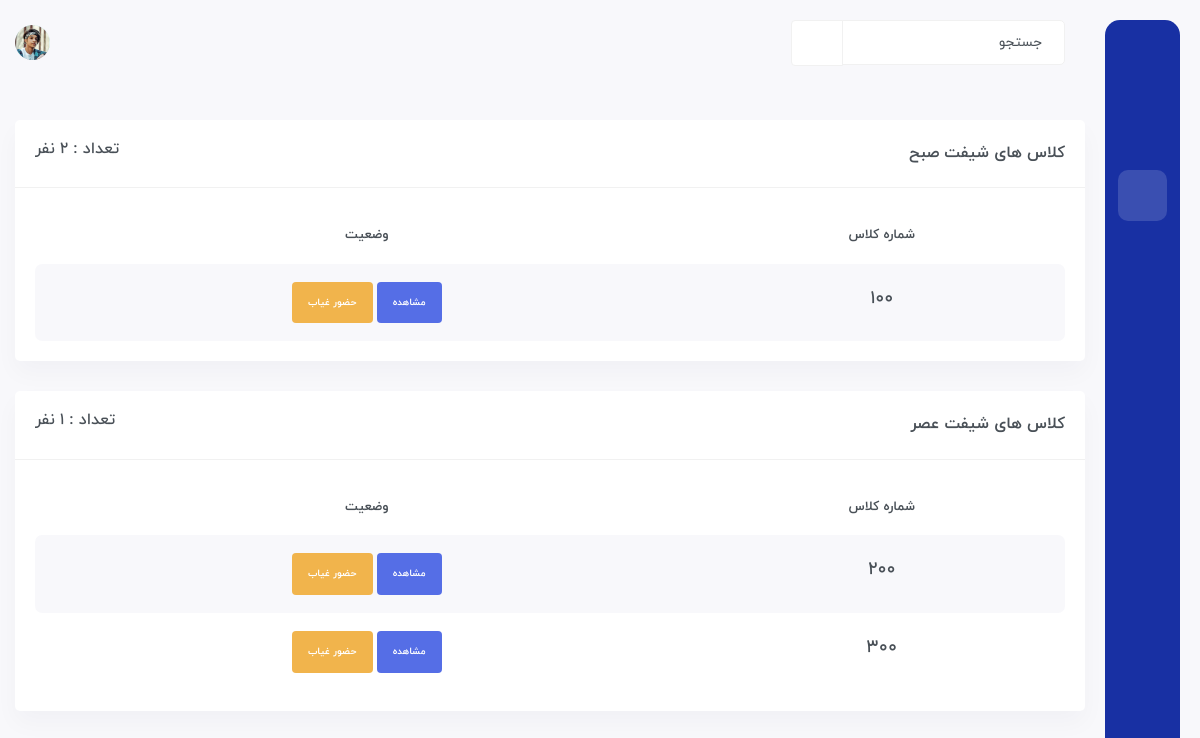
Before: / (signed in) with the older database file.
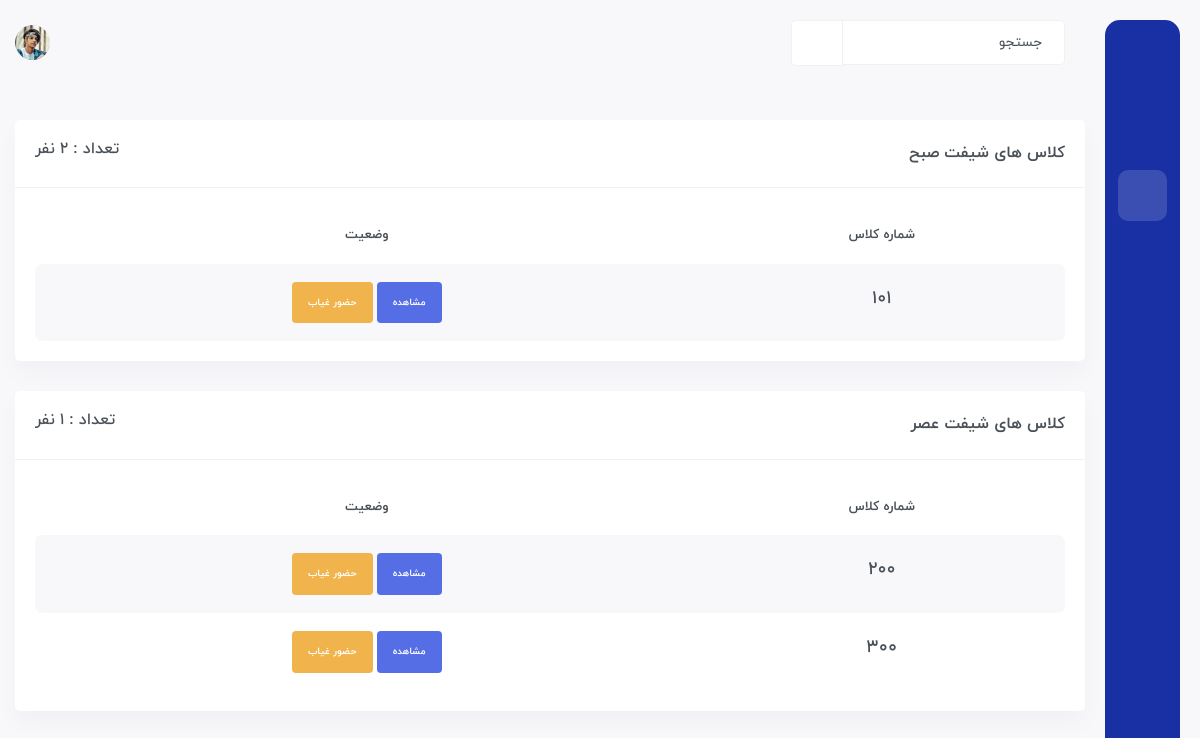
After: the same page with the newer database file.
### Student/models.py (models this page shows, shortened)
class Class(models.Model):
    number = models.IntegerField()
    shift = models.CharField(choices=SHIFT, max_length=3)
    def get_absolute_url(self):
        return reverse('student:class-room', args=[self.number, self.shift])

### Student/views.py (the view)
class IndexView(LoginRequiredMixin, generic.View):
    login_url = 'account:login'
    def get(self, request):
        class_room = models.Class.objects.all()
        class_room_m = models.Class.objects.filter(shift='صبح').all()
        class_room_e = models.Class.objects.filter(shift='عصر').all()
        student_e = models.Student.objects.filter(class_id__shift='عصر').count()
        student_m = models.Student.objects.filter(class_id__shift='صبح').count()
        c = {
            'class_room': class_room,
            'class_room_m': class_room_m,
            'class_room_e': class_room_e,
            'student_m': student_m,
            'student_e': student_e
        }
        return render(request, 'home.html', c)

### templates/home.html
{% extends 'base.html' %}
{% load static %}
{% block body %}
	<div id="main-wrapper">
	    <div class="content-body">
		<div class="container">
		    <div class="row">
			<div class="col-xxl-6">
			    <div class="card">
				<div class="card-header align-items-center">
				    <h4 class="card-title">کلاس های شیفت صبح</h4>
				    <h5 class="text-left">تعداد : {{ student_m }} نفر</h5>
				</div>
				<div class="card-body">
				    <div class="table-responsive">
					<table class="table table-striped responsive-table text-center">
					    <thead>
						<tr>
						    <th>شماره کلاس</th>
						    <th>وضعیت</th>
						</tr>
					    </thead>
					    <tbody>
							{% for c in class_room_m %}
								<tr>
									<td>
									<h4>{{ c.number }}</h4>
									</td>
									<td>
										<div class="badge p-3 bg-primary"><a href="{{ c.get_absolute_url }}" class="text-white">مشاهده</a></div>
										<div class="badge p-3 bg-warning"><a href="{% url 'student:attendance' c.number %}" class="text-white">حضور غیاب</a></div>
									</td>
								</tr>
							{% endfor %}
					    </tbody>
					</table>
				    </div>
				</div>
			    </div>
			</div>
			<div class="col-xxl-6">
			    <div class="card">
				<div class="card-header align-items-center">
				    <h4 class="card-title">کلاس های شیفت عصر</h4>
				    <h5 class="text-left">تعداد : {{ student_e }} نفر</h5>
				</div>
				<div class="card-body">
				    <div class="table-responsive">
					<table class="table table-striped responsive-table text-center">
					    <thead>
						<tr>
						    <th>شماره کلاس</th>
						    <th>وضعیت</th>
						</tr>
					    </thead>
					    <tbody>
							{% for c in class_room_e %}
								<tr>
									<td>
									<h4>{{ c.number }}</h4>
									</td>
									<td>
										<div class="badge p-3 bg-primary"><a href="{{ c.get_absolute_url }}" class="text-white">مشاهده</a></div>
										<div class="badge p-3 bg-warning"><a href="{% url 'student:attendance' c.number %}" class="text-white">حضور غیاب</a></div>
									</td>
								</tr>
							{% endfor %}
					    </tbody>
					</table>
				    </div>
				</div>
			    </div>
			</div>
		    </div>
		</div>
	    </div>
	</div>
{% endblock %}

Changed rows visible on the page:
changed Class (number 1 of 3 on the later page): number "100" → "101"
